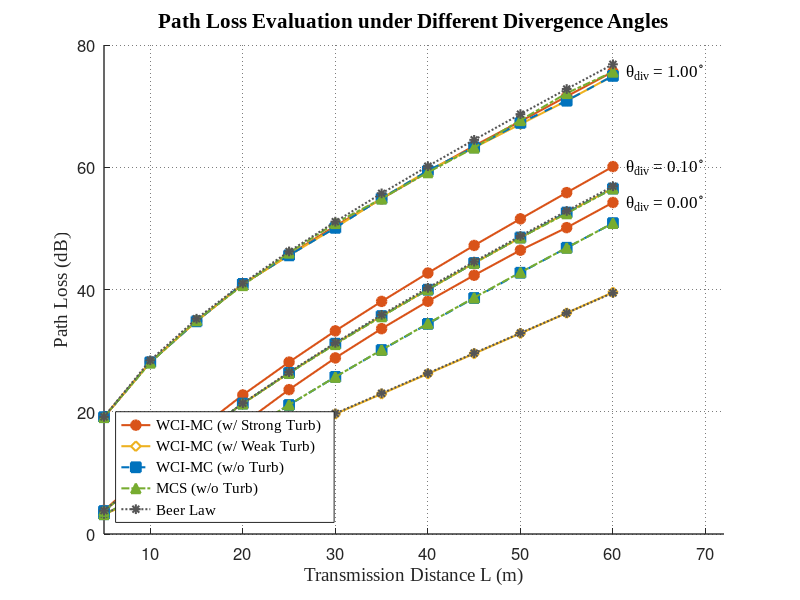
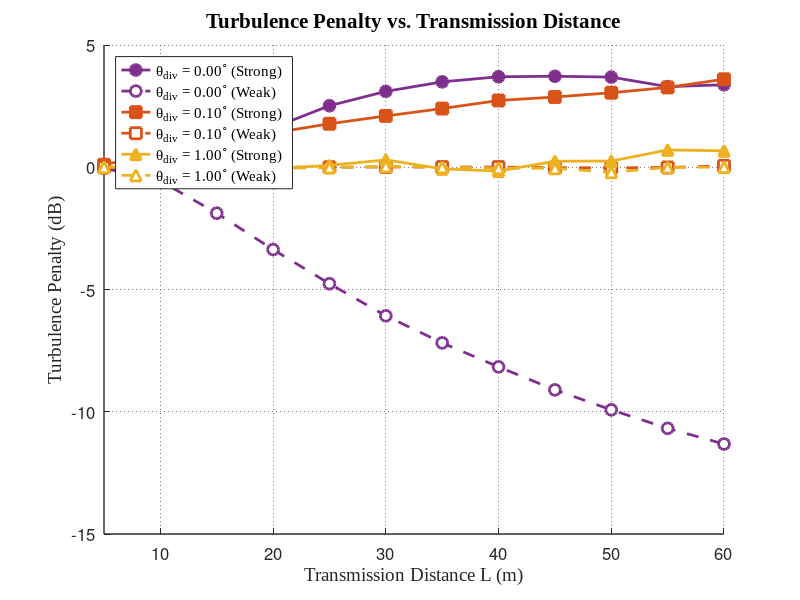

These charts were generated, in order, by the following MATLAB code:
%% Exp3.3.1: Data Visualization (Path Loss & Turbulence Penalty vs Divergence)
clc; clear; close all;

% --- 1. 加载所有产生的数据 ---
try
    d_WCI      = load('data_exp3_div_WCIMC.mat');
    d_WCI_None = load('data_exp3_div_WCIMC_None.mat'); 
    d_MCS      = load('data_exp3_div_MCS.mat');
catch
    error('数据加载失败，请务必先运行对应的仿真脚本生成 .mat 数据文件。');
end

dist_axis = d_WCI.dist_axis;
div_angles_deg = d_WCI.div_angles_deg;
num_div = length(div_angles_deg);
c_val = d_WCI.coef_c; 
w0 = 0.002; r_rx = 0.005;              

% 视觉色系规范 (固定算法映射颜色)
c_Strong = '#D95319'; c_Weak   = '#EDB120'; c_NoTurb = '#0072BD'; 
c_MCS    = '#77AC30'; c_Beer   = '#555555'; 

% 严格设置 4:3 物理尺寸参数
fig_width = 640; fig_height = 480;

% =========================================================================
% 图 1：绝对路径衰减绘图 (所有束散角合并至同一张图)
% =========================================================================
figure('Color', 'w', 'Position', [100, 100, fig_width, fig_height]);
hold on;
h_leg = []; % 用于存储图例句柄

for i = 1:num_div
    theta_half_rad = (div_angles_deg(i) / 2) * (pi / 180);
    
    % Beer-Lambert 几何衰减基准解析解
    % W_geo = w0 + dist_axis .* tan(theta_half_rad);
    W_geo = sqrt(w0^2 + (dist_axis .* tan(theta_half_rad)).^2);
    geom_loss = 1 - exp(-2 .* (r_rx.^2) ./ (W_geo.^2));
    PL_Beer = -10 * log10(max(exp(-c_val .* dist_axis) .* geom_loss, 1e-300));
    
    % 绘制性能曲线
    h1 = plot(dist_axis, -d_WCI.PL_Cell_WCI_Strong{i}, '-', 'Color', c_Strong, ...
                   'Marker', 'o', 'LineWidth', 1.5, 'MarkerSize', 7, 'MarkerFaceColor', c_Strong);
    h2 = plot(dist_axis, -d_WCI.PL_Cell_WCI_Weak{i}, '-', 'Color', c_Weak, ...
                   'Marker', 'd', 'LineWidth', 1.5, 'MarkerSize', 7, 'MarkerFaceColor', 'w');
                   
    % 替换 h3 为 WCI 无湍流基准数据
    h3 = plot(dist_axis, -d_WCI_None.PL_Cell_WCI_None{i}, '--', 'Color', c_NoTurb, ...
                   'Marker', 's', 'LineWidth', 1.5, 'MarkerSize', 7, 'MarkerFaceColor', c_NoTurb);
                   
    h4 = plot(dist_axis, -d_MCS.PL_Cell_MCS{i}, '-.', 'Color', c_MCS, ...
                   'Marker', '^', 'LineWidth', 1.5, 'MarkerSize', 7, 'MarkerFaceColor', c_MCS);
    h5 = plot(dist_axis, PL_Beer, ':', 'Color', c_Beer, ...
                   'Marker', '*', 'LineWidth', 1.5, 'MarkerSize', 7, 'MarkerFaceColor', c_Beer);
    
    % 收集第一组束散角的曲线句柄，用于生成全局图例
    if i == 1
        h_leg = [h1, h2, h3, h4, h5];
    end
    
    % 使用 text 动态标注当前束散角，定位于最远距离数据的右侧
    x_text = dist_axis(end);
    y_text = -d_WCI.PL_Cell_WCI_Strong{i}(end);
    
    % 为防止文本重叠，将文本放置在点位的稍微偏右位置
    text(x_text + 1.5, y_text, sprintf('\\theta_{div} = %.2f^\\circ', div_angles_deg(i)), ...
        'FontSize', 12, 'FontName', 'Times New Roman', 'Color', 'k', 'HorizontalAlignment', 'left');
end

grid on; set(gca, 'GridLineStyle', ':', 'GridAlpha', 0.6, 'FontSize', 12, 'LineWidth', 1);
xlabel('Transmission Distance L (m)', 'FontSize', 14, 'FontName', 'Times New Roman');
ylabel('Path Loss (dB)', 'FontSize', 14, 'FontName', 'Times New Roman');
title('Path Loss Evaluation under Different Divergence Angles', 'FontSize', 15, 'FontName', 'Times New Roman');

% 适度扩展 X 轴范围，以容纳右侧附加的文本标注
xlim([min(dist_axis), max(dist_axis) + 12]); 

% 仅使用第一组句柄生成代表算法的图例，更新标签为 WCI-MC (w/o Turb)
lgd = legend(h_leg, {'WCI-MC (w/ Strong Turb)', 'WCI-MC (w/ Weak Turb)', 'WCI-MC (w/o Turb)', 'MCS (w/o Turb)', 'Beer Law'}, ...
    'Location', 'southwest', 'FontSize', 11, 'FontName', 'Times New Roman');

% =========================================================================
% 图 2：核心机制对比：强/弱湍流附加损耗演化图
% =========================================================================
figure('Color', 'w', 'Position', [400, 200, fig_width, fig_height]);
hold on;

% 为不同的束散角分配递进色系
color_penalties = {'#7E2F8E', '#D95319', '#EDB120'};
markers = {'o', 's', '^'};

h_pen_strong = zeros(1, num_div);
h_pen_weak   = zeros(1, num_div);

for i = 1:num_div
    % 计算强/弱湍流引起的相对惩罚 (相对无湍流 WCI-MC 基准)
    penalty_strong = (-d_WCI.PL_Cell_WCI_Strong{i}) - (-d_WCI_None.PL_Cell_WCI_None{i});
    penalty_weak   = (-d_WCI.PL_Cell_WCI_Weak{i}) - (-d_WCI_None.PL_Cell_WCI_None{i});
    
    % 绘制强湍流惩罚（实线，实心标记）
    h_pen_strong(i) = plot(dist_axis, penalty_strong, '-', 'Color', color_penalties{i}, ...
        'Marker', markers{i}, 'LineWidth', 2, 'MarkerSize', 8, 'MarkerFaceColor', color_penalties{i});
    
    % 绘制弱湍流惩罚（虚线，空心标记）
    h_pen_weak(i)   = plot(dist_axis, penalty_weak, '--', 'Color', color_penalties{i}, ...
        'Marker', markers{i}, 'LineWidth', 2, 'MarkerSize', 8, 'MarkerFaceColor', 'w');
end

grid on; set(gca, 'GridLineStyle', ':', 'GridAlpha', 0.6, 'FontSize', 12, 'LineWidth', 1);
xlabel('Transmission Distance L (m)', 'FontSize', 14, 'FontName', 'Times New Roman');
ylabel('Turbulence Penalty (dB)', 'FontSize', 14, 'FontName', 'Times New Roman');
title('Turbulence Penalty vs. Transmission Distance', 'FontSize', 15, 'FontName', 'Times New Roman');
xlim([min(dist_axis), max(dist_axis)]);

% 构建图例标签 (结合束散角与湍流强度)
leg_labels_pen = {};
h_leg_all = [];
for i = 1:num_div
    leg_labels_pen{end+1} = sprintf('\\theta_{div} = %.2f^\\circ (Strong)', div_angles_deg(i));
    leg_labels_pen{end+1} = sprintf('\\theta_{div} = %.2f^\\circ (Weak)', div_angles_deg(i));
    h_leg_all = [h_leg_all, h_pen_strong(i), h_pen_weak(i)];
end

% 将图例分两列显示以提升空间利用率和排版美观度
legend(h_leg_all, leg_labels_pen, 'Location', 'northwest', 'FontSize', 11, 'FontName', 'Times New Roman', 'NumColumns', 1);

disp('数据可视化完毕。所有图像均按照要求 4:3 物理比例出图，已包含强/弱双重湍流对比。');
